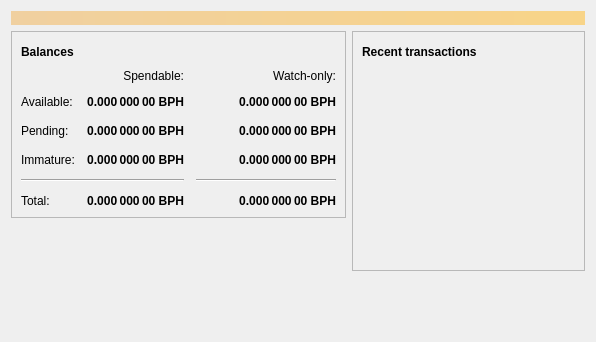
<?xml version="1.0" encoding="UTF-8"?>
<ui version="4.0">
 <class>OverviewPage</class>
 <widget class="QWidget" name="OverviewPage">
  <property name="geometry">
   <rect>
    <x>0</x>
    <y>0</y>
    <width>596</width>
    <height>342</height>
   </rect>
  </property>
  <property name="windowTitle">
   <string>Form</string>
  </property>
  <layout class="QVBoxLayout" name="topLayout">
   <item>
    <widget class="QLabel" name="labelAlerts">
     <property name="visible">
      <bool>false</bool>
     </property>
     <property name="styleSheet">
      <string notr="true">QLabel { background-color: qlineargradient(x1: 0, y1: 0, x2: 1, y2: 0, stop:0 #F0D0A0, stop:1 #F8D488); color:#000000; }</string>
     </property>
     <property name="wordWrap">
      <bool>true</bool>
     </property>
     <property name="margin">
      <number>3</number>
     </property>
     <property name="textInteractionFlags">
      <set>Qt::TextSelectableByMouse</set>
     </property>
    </widget>
   </item>
   <item>
    <layout class="QHBoxLayout" name="horizontalLayout" stretch="1,1">
     <item>
      <layout class="QVBoxLayout" name="verticalLayout_2">
       <item>
        <widget class="QFrame" name="frame">
         <property name="frameShape">
          <enum>QFrame::StyledPanel</enum>
         </property>
         <property name="frameShadow">
          <enum>QFrame::Raised</enum>
         </property>
         <layout class="QVBoxLayout" name="verticalLayout_4">
          <item>
           <layout class="QHBoxLayout" name="horizontalLayout_4">
            <item>
             <widget class="QLabel" name="label_5">
              <property name="font">
               <font>
                <weight>75</weight>
                <bold>true</bold>
               </font>
              </property>
              <property name="text">
               <string>Balances</string>
              </property>
             </widget>
            </item>
            <item>
             <widget class="QPushButton" name="labelWalletStatus">
              <property name="enabled">
               <bool>true</bool>
              </property>
              <property name="maximumSize">
               <size>
                <width>30</width>
                <height>16777215</height>
               </size>
              </property>
              <property name="toolTip">
               <string>The displayed information may be out of date. Your wallet automatically synchronizes with the Bitcoinpaythrough network after a connection is established, but this process has not completed yet.</string>
              </property>
              <property name="text">
               <string/>
              </property>
              <property name="icon">
               <iconset resource="../bitcoinpaythrough.qrc">
                <normaloff>:/icons/warning</normaloff>
                <disabledoff>:/icons/warning</disabledoff>:/icons/warning</iconset>
              </property>
              <property name="iconSize">
               <size>
                <width>24</width>
                <height>24</height>
               </size>
              </property>
              <property name="flat">
               <bool>true</bool>
              </property>
             </widget>
            </item>
            <item>
             <spacer name="horizontalSpacer_3">
              <property name="orientation">
               <enum>Qt::Horizontal</enum>
              </property>
              <property name="sizeHint" stdset="0">
               <size>
                <width>40</width>
                <height>20</height>
               </size>
              </property>
             </spacer>
            </item>
           </layout>
          </item>
          <item>
           <layout class="QGridLayout" name="gridLayout">
            <property name="spacing">
             <number>12</number>
            </property>
            <item row="2" column="2">
             <widget class="QLabel" name="labelWatchPending">
              <property name="font">
               <font>
                <weight>75</weight>
                <bold>true</bold>
               </font>
              </property>
              <property name="cursor">
               <cursorShape>IBeamCursor</cursorShape>
              </property>
              <property name="toolTip">
               <string>Unconfirmed transactions to watch-only addresses</string>
              </property>
              <property name="text">
               <string notr="true">0.000 000 00 BPH</string>
              </property>
              <property name="alignment">
               <set>Qt::AlignRight|Qt::AlignTrailing|Qt::AlignVCenter</set>
              </property>
              <property name="textInteractionFlags">
               <set>Qt::LinksAccessibleByMouse|Qt::TextSelectableByKeyboard|Qt::TextSelectableByMouse</set>
              </property>
             </widget>
            </item>
            <item row="2" column="1">
             <widget class="QLabel" name="labelUnconfirmed">
              <property name="font">
               <font>
                <weight>75</weight>
                <bold>true</bold>
               </font>
              </property>
              <property name="cursor">
               <cursorShape>IBeamCursor</cursorShape>
              </property>
              <property name="toolTip">
               <string>Total of transactions that have yet to be confirmed, and do not yet count toward the spendable balance</string>
              </property>
              <property name="text">
               <string notr="true">0.000 000 00 BPH</string>
              </property>
              <property name="alignment">
               <set>Qt::AlignRight|Qt::AlignTrailing|Qt::AlignVCenter</set>
              </property>
              <property name="textInteractionFlags">
               <set>Qt::LinksAccessibleByMouse|Qt::TextSelectableByKeyboard|Qt::TextSelectableByMouse</set>
              </property>
             </widget>
            </item>
            <item row="3" column="2">
             <widget class="QLabel" name="labelWatchImmature">
              <property name="font">
               <font>
                <weight>75</weight>
                <bold>true</bold>
               </font>
              </property>
              <property name="cursor">
               <cursorShape>IBeamCursor</cursorShape>
              </property>
              <property name="toolTip">
               <string>Mined balance in watch-only addresses that has not yet matured</string>
              </property>
              <property name="text">
               <string notr="true">0.000 000 00 BPH</string>
              </property>
              <property name="alignment">
               <set>Qt::AlignRight|Qt::AlignTrailing|Qt::AlignVCenter</set>
              </property>
              <property name="textInteractionFlags">
               <set>Qt::LinksAccessibleByMouse|Qt::TextSelectableByKeyboard|Qt::TextSelectableByMouse</set>
              </property>
             </widget>
            </item>
            <item row="4" column="0" colspan="2">
             <widget class="Line" name="line">
              <property name="orientation">
               <enum>Qt::Horizontal</enum>
              </property>
             </widget>
            </item>
            <item row="4" column="2">
             <widget class="Line" name="lineWatchBalance">
              <property name="sizePolicy">
               <sizepolicy hsizetype="Preferred" vsizetype="Fixed">
                <horstretch>0</horstretch>
                <verstretch>0</verstretch>
               </sizepolicy>
              </property>
              <property name="minimumSize">
               <size>
                <width>140</width>
                <height>0</height>
               </size>
              </property>
              <property name="orientation">
               <enum>Qt::Horizontal</enum>
              </property>
             </widget>
            </item>
            <item row="5" column="0">
             <widget class="QLabel" name="labelTotalText">
              <property name="text">
               <string>Total:</string>
              </property>
             </widget>
            </item>
            <item row="3" column="1">
             <widget class="QLabel" name="labelImmature">
              <property name="font">
               <font>
                <weight>75</weight>
                <bold>true</bold>
               </font>
              </property>
              <property name="cursor">
               <cursorShape>IBeamCursor</cursorShape>
              </property>
              <property name="toolTip">
               <string>Mined balance that has not yet matured</string>
              </property>
              <property name="text">
               <string notr="true">0.000 000 00 BPH</string>
              </property>
              <property name="alignment">
               <set>Qt::AlignRight|Qt::AlignTrailing|Qt::AlignVCenter</set>
              </property>
              <property name="textInteractionFlags">
               <set>Qt::LinksAccessibleByMouse|Qt::TextSelectableByKeyboard|Qt::TextSelectableByMouse</set>
              </property>
             </widget>
            </item>
            <item row="2" column="3">
             <spacer name="horizontalSpacer_2">
              <property name="orientation">
               <enum>Qt::Horizontal</enum>
              </property>
              <property name="sizeHint" stdset="0">
               <size>
                <width>40</width>
                <height>20</height>
               </size>
              </property>
             </spacer>
            </item>
            <item row="3" column="0">
             <widget class="QLabel" name="labelImmatureText">
              <property name="text">
               <string>Immature:</string>
              </property>
             </widget>
            </item>
            <item row="5" column="1">
             <widget class="QLabel" name="labelTotal">
              <property name="font">
               <font>
                <weight>75</weight>
                <bold>true</bold>
               </font>
              </property>
              <property name="cursor">
               <cursorShape>IBeamCursor</cursorShape>
              </property>
              <property name="toolTip">
               <string>Your current total balance</string>
              </property>
              <property name="text">
               <string notr="true">0.000 000 00 BPH</string>
              </property>
              <property name="alignment">
               <set>Qt::AlignRight|Qt::AlignTrailing|Qt::AlignVCenter</set>
              </property>
              <property name="textInteractionFlags">
               <set>Qt::LinksAccessibleByMouse|Qt::TextSelectableByKeyboard|Qt::TextSelectableByMouse</set>
              </property>
             </widget>
            </item>
            <item row="5" column="2">
             <widget class="QLabel" name="labelWatchTotal">
              <property name="font">
               <font>
                <weight>75</weight>
                <bold>true</bold>
               </font>
              </property>
              <property name="cursor">
               <cursorShape>IBeamCursor</cursorShape>
              </property>
              <property name="toolTip">
               <string>Current total balance in watch-only addresses</string>
              </property>
              <property name="text">
               <string notr="true">0.000 000 00 BPH</string>
              </property>
              <property name="alignment">
               <set>Qt::AlignRight|Qt::AlignTrailing|Qt::AlignVCenter</set>
              </property>
              <property name="textInteractionFlags">
               <set>Qt::LinksAccessibleByMouse|Qt::TextSelectableByKeyboard|Qt::TextSelectableByMouse</set>
              </property>
             </widget>
            </item>
            <item row="0" column="2">
             <widget class="QLabel" name="labelWatchonly">
              <property name="text">
               <string>Watch-only:</string>
              </property>
              <property name="alignment">
               <set>Qt::AlignRight|Qt::AlignTrailing|Qt::AlignVCenter</set>
              </property>
             </widget>
            </item>
            <item row="1" column="0">
             <widget class="QLabel" name="labelBalanceText">
              <property name="text">
               <string>Available:</string>
              </property>
             </widget>
            </item>
            <item row="1" column="1">
             <widget class="QLabel" name="labelBalance">
              <property name="font">
               <font>
                <weight>75</weight>
                <bold>true</bold>
               </font>
              </property>
              <property name="cursor">
               <cursorShape>IBeamCursor</cursorShape>
              </property>
              <property name="toolTip">
               <string>Your current spendable balance</string>
              </property>
              <property name="text">
               <string notr="true">0.000 000 00 BPH</string>
              </property>
              <property name="alignment">
               <set>Qt::AlignRight|Qt::AlignTrailing|Qt::AlignVCenter</set>
              </property>
              <property name="textInteractionFlags">
               <set>Qt::LinksAccessibleByMouse|Qt::TextSelectableByKeyboard|Qt::TextSelectableByMouse</set>
              </property>
             </widget>
            </item>
            <item row="1" column="2">
             <widget class="QLabel" name="labelWatchAvailable">
              <property name="font">
               <font>
                <weight>75</weight>
                <bold>true</bold>
               </font>
              </property>
              <property name="cursor">
               <cursorShape>IBeamCursor</cursorShape>
              </property>
              <property name="toolTip">
               <string>Your current balance in watch-only addresses</string>
              </property>
              <property name="text">
               <string notr="true">0.000 000 00 BPH</string>
              </property>
              <property name="alignment">
               <set>Qt::AlignRight|Qt::AlignTrailing|Qt::AlignVCenter</set>
              </property>
              <property name="textInteractionFlags">
               <set>Qt::LinksAccessibleByMouse|Qt::TextSelectableByKeyboard|Qt::TextSelectableByMouse</set>
              </property>
             </widget>
            </item>
            <item row="2" column="0">
             <widget class="QLabel" name="labelPendingText">
              <property name="text">
               <string>Pending:</string>
              </property>
             </widget>
            </item>
            <item row="0" column="1">
             <widget class="QLabel" name="labelSpendable">
              <property name="text">
               <string>Spendable:</string>
              </property>
              <property name="alignment">
               <set>Qt::AlignRight|Qt::AlignTrailing|Qt::AlignVCenter</set>
              </property>
             </widget>
            </item>
           </layout>
          </item>
         </layout>
        </widget>
       </item>
       <item>
        <spacer name="verticalSpacer">
         <property name="orientation">
          <enum>Qt::Vertical</enum>
         </property>
         <property name="sizeHint" stdset="0">
          <size>
           <width>20</width>
           <height>40</height>
          </size>
         </property>
        </spacer>
       </item>
      </layout>
     </item>
     <item>
      <layout class="QVBoxLayout" name="verticalLayout_3">
       <item>
        <widget class="QFrame" name="frame_2">
         <property name="frameShape">
          <enum>QFrame::StyledPanel</enum>
         </property>
         <property name="frameShadow">
          <enum>QFrame::Raised</enum>
         </property>
         <layout class="QVBoxLayout" name="verticalLayout">
          <item>
           <layout class="QHBoxLayout" name="horizontalLayout_2">
            <item>
             <widget class="QLabel" name="label_4">
              <property name="font">
               <font>
                <weight>75</weight>
                <bold>true</bold>
               </font>
              </property>
              <property name="text">
               <string>Recent transactions</string>
              </property>
             </widget>
            </item>
            <item>
             <widget class="QPushButton" name="labelTransactionsStatus">
              <property name="enabled">
               <bool>true</bool>
              </property>
              <property name="maximumSize">
               <size>
                <width>30</width>
                <height>16777215</height>
               </size>
              </property>
              <property name="toolTip">
               <string>The displayed information may be out of date. Your wallet automatically synchronizes with the Bitcoinpaythrough network after a connection is established, but this process has not completed yet.</string>
              </property>
              <property name="text">
               <string/>
              </property>
              <property name="icon">
               <iconset resource="../bitcoinpaythrough.qrc">
                <normaloff>:/icons/warning</normaloff>
                <disabledoff>:/icons/warning</disabledoff>:/icons/warning</iconset>
              </property>
              <property name="iconSize">
               <size>
                <width>24</width>
                <height>24</height>
               </size>
              </property>
              <property name="flat">
               <bool>true</bool>
              </property>
             </widget>
            </item>
            <item>
             <spacer name="horizontalSpacer">
              <property name="orientation">
               <enum>Qt::Horizontal</enum>
              </property>
              <property name="sizeHint" stdset="0">
               <size>
                <width>40</width>
                <height>20</height>
               </size>
              </property>
             </spacer>
            </item>
           </layout>
          </item>
          <item>
           <widget class="QListView" name="listTransactions">
            <property name="styleSheet">
             <string notr="true">QListView { background: transparent; }</string>
            </property>
            <property name="frameShape">
             <enum>QFrame::NoFrame</enum>
            </property>
            <property name="verticalScrollBarPolicy">
             <enum>Qt::ScrollBarAlwaysOff</enum>
            </property>
            <property name="horizontalScrollBarPolicy">
             <enum>Qt::ScrollBarAlwaysOff</enum>
            </property>
            <property name="selectionMode">
             <enum>QAbstractItemView::NoSelection</enum>
            </property>
           </widget>
          </item>
         </layout>
        </widget>
       </item>
       <item>
        <spacer name="verticalSpacer_2">
         <property name="orientation">
          <enum>Qt::Vertical</enum>
         </property>
         <property name="sizeHint" stdset="0">
          <size>
           <width>20</width>
           <height>40</height>
          </size>
         </property>
        </spacer>
       </item>
      </layout>
     </item>
    </layout>
   </item>
  </layout>
 </widget>
 <resources/>
 <connections/>
</ui>
